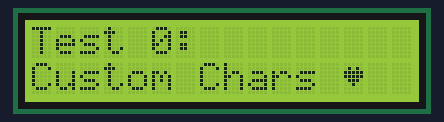
A sketch run on a simulated Arduino Mega 2560, built with avr-gcc and run on an emulated ATmega2560. Shown: 16×2 character LCD. Wiring (inferred from the signals the program sends): character LCD (HD44780): RS pin 22; E pin 23; data pin 24, pin 25, pin 26, pin 27.

Above: at 1.8 s.
At 3.8 s:
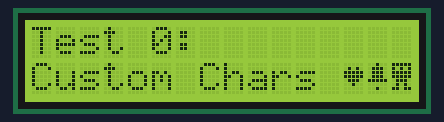
At 5.8 s:
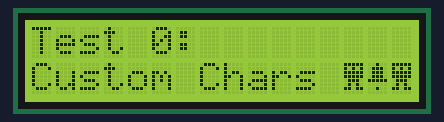
At 28.5 s:
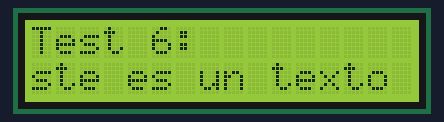
At 29.8 s:
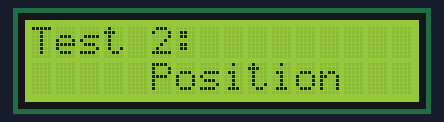
At 36.6 s:
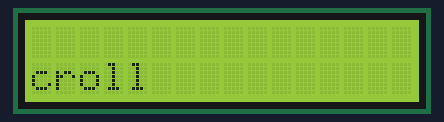

Measured:
- what the display in image 0 shows lasts 1.0 s, from 1.7 s to 2.7 s
- what the display in image 1 shows lasts 1.5 s, from 3.7 s to 5.2 s
- what the display in image 3 shows lasts 1.3 s, from 28.4 s to 29.7 s
- what the display in image 4 shows lasts 3.0 s, from 29.8 s to 32.8 s

The sketch:

4-lcd.ino
```cpp
// main.cpp
#include "display.h"


// Pines del LCD
const uint8_t LCD_RS = 22;
const uint8_t LCD_EN = 23;
const uint8_t LCD_D4 = 24;
const uint8_t LCD_D5 = 25;
const uint8_t LCD_D6 = 26;
const uint8_t LCD_D7 = 27;

// Definición de caracteres especiales
const uint8_t HEART[8] = {
  0b00000,
  0b01010,
  0b11111,
  0b11111,
  0b01110,
  0b00100,
  0b00000,
  0b00000
};

const uint8_t BELL[8] = {
  0b00100,
  0b01110,
  0b01110,
  0b01110,
  0b11111,
  0b00000,
  0b00100,
  0b00000
};

const uint8_t ALIEN[8] = {
  0b11111,
  0b10101,
  0b11111,
  0b11111,
  0b01110,
  0b01010,
  0b11011,
  0b00000
};

Display lcd(LCD_RS, LCD_EN, LCD_D4, LCD_D5, LCD_D6, LCD_D7);

// Variables de control para las pruebas
uint8_t currentTest = 0;
unsigned long lastTestTime = 0;
const unsigned long TEST_INTERVAL = 1000;  // segundos por prueba

void setup() {
  lcd.init();

  // Crear caracteres especiales
  lcd.createChar(0, HEART);
  lcd.createChar(1, BELL);
  lcd.createChar(2, ALIEN);

  lcd.print("Iniciando");
  for (int i = 0; i < 3; i++) {
    delay(500);
    lcd.print(".");
  }
  lcd.clear();
}

void loop() {
  if (millis() - lastTestTime >= TEST_INTERVAL) {
    switch (currentTest) {
      case 0:
        testCustomChars();
        break;
      case 1:
        testCustomScroll();
        break;
      case 2:
        testCursorPosition();
        break;
      case 3:
        testBuiltInScroll();
        break;
      case 4:
        testDisplayOnOff();
        break;
      case 5:
        testCounter();
        break;
      case 6:
        testCursorAndBlink();
        break;
      default:
        currentTest = -1;
        break;
    }
    currentTest++;
    lastTestTime = millis();
  }
}

void testCustomChars() {
  lcd.clear();
  lcd.setCursor(0, 0);
  lcd.print("Test 0:");
  lcd.setCursor(0, 1);
  lcd.print("Custom Chars ");

  // Mostrar caracteres especiales
  lcd.writeCustomChar(0);  // Corazón
  delay(1000);
  lcd.writeCustomChar(1);  // Campana
  delay(1000);
  lcd.writeCustomChar(2);  // Alien
  delay(1000);

  // Animación simple
  for (int i = 0; i < 3; i++) {
    lcd.setCursor(13, 1);
    lcd.writeCustomChar(i);
    delay(500);
  }
}

void testCursorAndBlink() {
  lcd.clear();
  lcd.setCursor(0, 0);
  lcd.print("Test 1:");
  lcd.setCursor(0, 1);
  lcd.print("Cursor & Blink");
  lcd.cursor();
  lcd.blink();
  delay(3000);
  lcd.noCursor();
  lcd.noBlink();
}

void testCursorPosition() {
  lcd.clear();
  lcd.setCursor(0, 0);
  lcd.print("Test 2:");
  lcd.setCursor(5, 1);
  lcd.print("Position");
  delay(2000);
}

void testBuiltInScroll() {
  lcd.clear();
  lcd.setCursor(0, 0);
  lcd.print("Test 3:");
  lcd.setCursor(0, 1);
  lcd.print("Built-in Scroll");
  delay(1000);

  for (int i = 0; i < 10; i++) {
    lcd.command(0x18);  // Scroll a la izquierda
    delay(300);
  }
}

void testDisplayOnOff() {
  lcd.clear();
  lcd.setCursor(0, 0);
  lcd.print("Test 4:");
  lcd.setCursor(0, 1);
  lcd.print("Display On/Off");
  delay(1000);

  lcd.noDisplay();
  delay(1000);
  lcd.display();
  delay(1000);
}

void testCounter() {
  lcd.clear();
  lcd.setCursor(0, 0);
  lcd.print("Test 5:");
  lcd.setCursor(0, 1);
  lcd.print("Counter");
  delay(1000);

  for (int i = 0; i <= 5; i++) {
    lcd.setCursor(9, 1);
    lcd.print(String(i));
    delay(500);
  }
}

void testCustomScroll() {
  lcd.clear();
  lcd.setCursor(0, 0);
  lcd.print("Test 6:");
  lcd.setCursor(0, 1);
  lcd.print("Custom Scroll");
  delay(1000);

  // Probar scroll a la izquierda
  lcd.startScroll(" Este es un texto largo que necesita rotar en el LCD", 1, false);
  for (int i = 0; i < 30; i++) {
    lcd.updateScroll();
    delay(300);
  }

  // Probar scroll a la derecha
  lcd.setScrollDirection(true);
  for (int i = 0; i < 30; i++) {
    lcd.updateScroll();
    delay(300);
  }

  lcd.stopScroll();
}
```

display.cpp
```cpp
// display.cpp
#include "display.h"

Display::Display(uint8_t rs, uint8_t en, uint8_t d4, uint8_t d5, uint8_t d6, uint8_t d7, bool simulationMode)
  : _rs(rs), _en(en), _d4(d4), _d5(d5), _d6(d6), _d7(d7), _simulationMode(simulationMode) {
}

void Display::init() {
  // Configurar pines
  pinMode(_rs, OUTPUT);
  pinMode(_en, OUTPUT);
  pinMode(_d4, OUTPUT);
  pinMode(_d5, OUTPUT);
  pinMode(_d6, OUTPUT);
  pinMode(_d7, OUTPUT);

  // Set all pins low (might help with random initialization states)
  digitalWrite(_rs, LOW);
  digitalWrite(_en, LOW);
  digitalWrite(_d4, LOW);
  digitalWrite(_d5, LOW);
  digitalWrite(_d6, LOW);
  digitalWrite(_d7, LOW);

  // Esperar más de 40ms después de encender (datasheet)
  delay(50);

  // Secuencia de inicialización especial
  // Primer intento
  sendNibble(0x03);
  delay(5);  // Esperar > 4.1ms

  // Segundo intento
  sendNibble(0x03);
  delay(5);  // Esperar > 100us

  // Tercer intento
  sendNibble(0x03);
  delay(1);

  // Finalmente configurar a 4-bit
  sendNibble(0x02);
  delay(1);

  // Configuración final
  command(LCD_FUNCTIONSET | LCD_4BITMODE | LCD_2LINE | LCD_5x8DOTS);           // 4-bit mode, 2 line, 5x8 dots
  command(LCD_DISPLAYCONTROL | LCD_DISPLAYON | LCD_CURSOROFF | LCD_BLINKOFF);  // Display on, cursor off, blink off
  command(LCD_ENTRYMODESET | 0x02);                                            // Increment cursor, no display shift
  clear();
}

void Display::pulseEnable() {
  digitalWrite(_en, LOW);
  if (_simulationMode) {
    delayMicroseconds(1);
  }
  digitalWrite(_en, HIGH);
  if (_simulationMode) {
    delayMicroseconds(1);
  }
  digitalWrite(_en, LOW);
  if (_simulationMode) {
    delayMicroseconds(100);  // Extra delay for simulation
  } else {
    delayMicroseconds(50);  // Regular delay
  }
}

void Display::sendNibble(uint8_t nibble) {
  digitalWrite(_d4, nibble & 0x01);
  digitalWrite(_d5, (nibble >> 1) & 0x01);
  digitalWrite(_d6, (nibble >> 2) & 0x01);
  digitalWrite(_d7, (nibble >> 3) & 0x01);
  pulseEnable();
}

void Display::command(uint8_t command) {
  digitalWrite(_rs, LOW);
  sendNibble(command >> 4);
  sendNibble(command & 0x0F);
  waitReady();
}

void Display::writeChar(char c) {
  digitalWrite(_rs, HIGH);
  sendNibble(c >> 4);
  sendNibble(c & 0x0F);
  waitReady();
}

void Display::print(const char* str) {
  while (*str) {
    writeChar(*str++);
  }
}

void Display::print(String str) {
  print(str.c_str());
}

void Display::clear() {
  command(LCD_CLEARDISPLAY);
  if (_simulationMode) {
    delay(2);
  } else {
    delay(2);  // El clear necesita 1.52ms
  }
}

void Display::home() {
  command(LCD_RETURNHOME);
  if (_simulationMode) {
    delay(2);
  } else {
    delay(2);  // El return home necesita 1.52ms
  }
}

void Display::setCursor(uint8_t col, uint8_t row) {
  const uint8_t row_offsets[] = { 0x00, 0x40, 0x14, 0x54 };
  command(LCD_SETDDRAMADDR | (col + row_offsets[row]));
}

void Display::waitReady() {
  if (_simulationMode) {
    delay(2);
  } else {
    delayMicroseconds(50);
  }
}

// Rotacional
void Display::startScroll(String text, uint8_t row, bool direction) {
  if (text.length() <= LCD_COLS) {
    // Si el texto es más corto que el display, solo mostrarlo centrado
    clear();
    setCursor((LCD_COLS - text.length()) / 2, row);
    print(text);
    _isScrolling = false;
    return;
  }

  _scrollText = text;
  _scrollPosition = 0;
  _scrollRow = row;
  _scrollDirection = direction;
  _isScrolling = true;

  // Mostrar los primeros caracteres
  updateScroll();
}

void Display::stopScroll() {
  _isScrolling = false;
  _scrollText = "";
  _scrollPosition = 0;
}

void Display::updateScroll() {
  if (!_isScrolling) return;

  uint16_t textLen = _scrollText.length();
  String displayText = "";

  // Construir el texto a mostrar...
  for (uint8_t i = 0; i < LCD_COLS; i++) {
    uint16_t charPos = (_scrollPosition + i) % textLen;
    displayText += _scrollText[charPos];
  }

  // Actualizar display
  setCursor(0, _scrollRow);
  print(displayText);

  // Actualizar posición para la siguiente actualización.
  if (_scrollDirection) {
    // Rotar derecha
    if (_scrollPosition == 0) {
      _scrollPosition = textLen - 1;
    } else {
      _scrollPosition--;
    }
  } else {
    // Rotar izquierda.
    _scrollPosition = (_scrollPosition + 1) % textLen;
  }
}

void Display::setScrollDirection(bool direction) {
  _scrollDirection = direction;
}

// Custom
bool Display::createChar(uint8_t location, const uint8_t charmap[]) {
  // Validar ubicación
  if (location >= CGRAM_CHARS) return false;

  // Establecer dirección CGRAM (0x40 + (ubicación * 8))
  command(LCD_SETCGRAMADDR | (location << 3));

  // Escribir los 8 bytes del patrón
  for (uint8_t i = 0; i < CHAR_HEIGHT; i++) {
    writeChar(charmap[i]);
  }

  // Volver a modo normal (DDRAM)
  command(LCD_SETDDRAMADDR);

  return true;
}

void Display::writeCustomChar(uint8_t location) {
  if (location >= CGRAM_CHARS) return;
  writeChar(location);  // Los caracteres custom se acceden con códigos 0-7
}

bool Display::createChars(const uint8_t* charmap, uint8_t numChars) {
  if (numChars > CGRAM_CHARS) return false;

  for (uint8_t i = 0; i < numChars; i++) {
    if (!createChar(i, &charmap[i * CHAR_HEIGHT])) {
      return false;
    }
  }
  return true;
}

// Base

void Display::display() {
  command(LCD_DISPLAYCONTROL | LCD_DISPLAYON | LCD_CURSOROFF | LCD_BLINKOFF);
}

void Display::noDisplay() {
  command(LCD_DISPLAYCONTROL | LCD_DISPLAYOFF | LCD_CURSOROFF | LCD_BLINKOFF);
}

void Display::cursor() {
  command(LCD_DISPLAYCONTROL | LCD_DISPLAYON | LCD_CURSORON | LCD_BLINKOFF);
}

void Display::noCursor() {
  command(LCD_DISPLAYCONTROL | LCD_DISPLAYON | LCD_CURSOROFF | LCD_BLINKOFF);
}

void Display::blink() {
  command(LCD_DISPLAYCONTROL | LCD_DISPLAYON | LCD_CURSOROFF | LCD_BLINKON);
}

void Display::noBlink() {
  command(LCD_DISPLAYCONTROL | LCD_DISPLAYON | LCD_CURSOROFF | LCD_BLINKOFF);
}
```

display.h
```cpp
// display.h
#ifndef DISPLAY_H
#define DISPLAY_H

#include <Arduino.h>

class Display {
private:
  // Pines
  const uint8_t _rs;
  const uint8_t _en;
  const uint8_t _d4;
  const uint8_t _d5;
  const uint8_t _d6;
  const uint8_t _d7;

  // Configuración
  const bool _simulationMode;

  // Comandos LCD
  static const uint8_t LCD_CLEARDISPLAY = 0x01;
  static const uint8_t LCD_RETURNHOME = 0x02;
  static const uint8_t LCD_ENTRYMODESET = 0x04;
  static const uint8_t LCD_DISPLAYCONTROL = 0x08;
  static const uint8_t LCD_CURSORSHIFT = 0x10;
  static const uint8_t LCD_FUNCTIONSET = 0x20;
  static const uint8_t LCD_SETCGRAMADDR = 0x40;
  static const uint8_t LCD_SETDDRAMADDR = 0x80;

  // Flags para display control
  static const uint8_t LCD_DISPLAYON = 0x04;
  static const uint8_t LCD_DISPLAYOFF = 0x00;
  static const uint8_t LCD_CURSORON = 0x02;
  static const uint8_t LCD_CURSOROFF = 0x00;
  static const uint8_t LCD_BLINKON = 0x01;
  static const uint8_t LCD_BLINKOFF = 0x00;

  // Flags para function set
  static const uint8_t LCD_8BITMODE = 0x10;
  static const uint8_t LCD_4BITMODE = 0x00;
  static const uint8_t LCD_2LINE = 0x08;
  static const uint8_t LCD_1LINE = 0x00;
  static const uint8_t LCD_5x10DOTS = 0x04;
  static const uint8_t LCD_5x8DOTS = 0x00;

  // Scroll
  String _scrollText;                  // Texto completo para rotar
  uint8_t _scrollPosition;             // Posición actual de la rotación
  uint8_t _scrollRow;                  // Fila donde se muestra el texto rotativo
  bool _isScrolling;                   // Flag para indicar si hay rotación activa
  bool _scrollDirection;               // true = derecha, false = izquierda
  static const uint8_t LCD_COLS = 16;  // Número de columnas del LCD

  // Custom
  static const uint8_t CGRAM_CHARS = 8;  // Número máximo de caracteres custom
  static const uint8_t CHAR_HEIGHT = 8;  // Altura de cada caracter en pixels
  uint8_t _customCharCount;              // Número de caracteres custom registrados


  void sendNibble(uint8_t nibble);
  void pulseEnable();
  void waitReady();


public:
  Display(uint8_t rs, uint8_t en, uint8_t d4, uint8_t d5, uint8_t d6, uint8_t d7, bool simulationMode = true);
  void init();
  void command(uint8_t command);
  void writeChar(char c);
  void print(const char* str);
  void print(String str);
  void clear();
  void home();
  void setCursor(uint8_t col, uint8_t row);
  void display();
  void noDisplay();
  void cursor();
  void noCursor();
  void blink();
  void noBlink();

  // Métodos para manejo de texto rotativo
  void startScroll(String text, uint8_t row = 0, bool direction = false);
  void stopScroll();
  void updateScroll();
  bool isScrolling() const {
    return _isScrolling;
  }
  void setScrollDirection(bool direction);

  // Caracteres personalizados
  bool createChar(uint8_t location, const uint8_t charmap[]);
  void writeCustomChar(uint8_t location);
  // Método sobrecargado para crear varios caracteres a la vez
  bool createChars(const uint8_t* charmap, uint8_t numChars);
};

#endif
```
